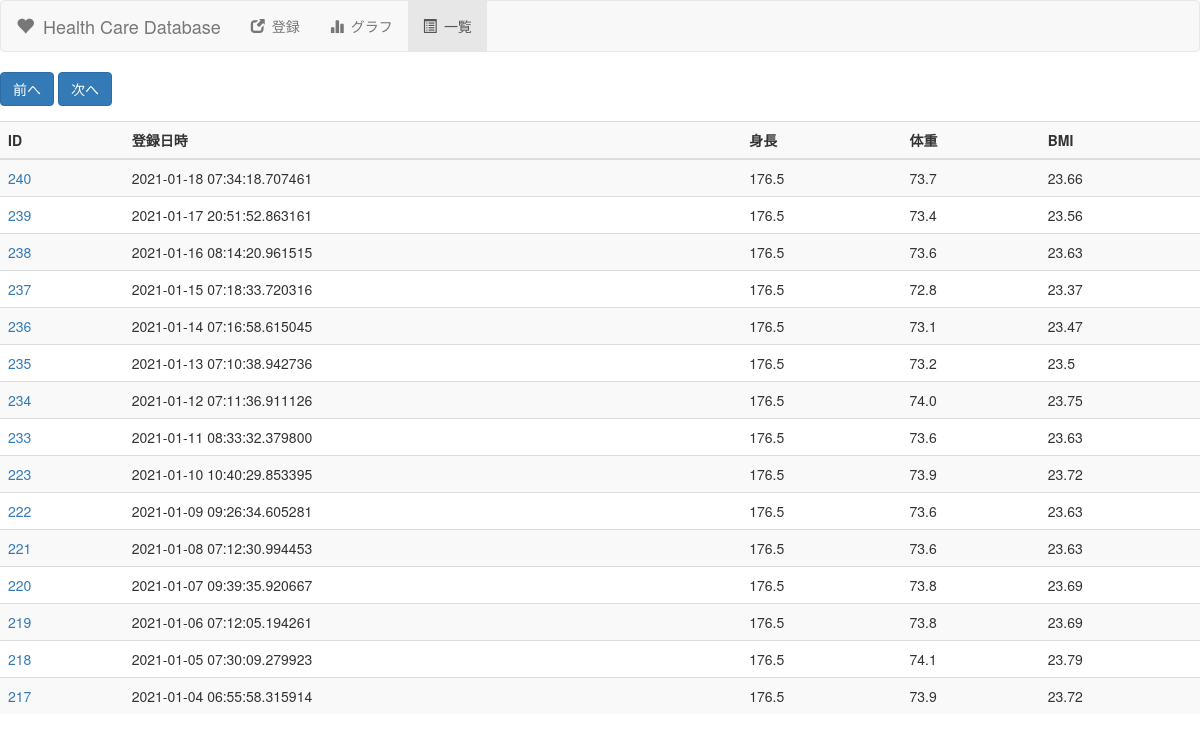
Before: / with the older database file.
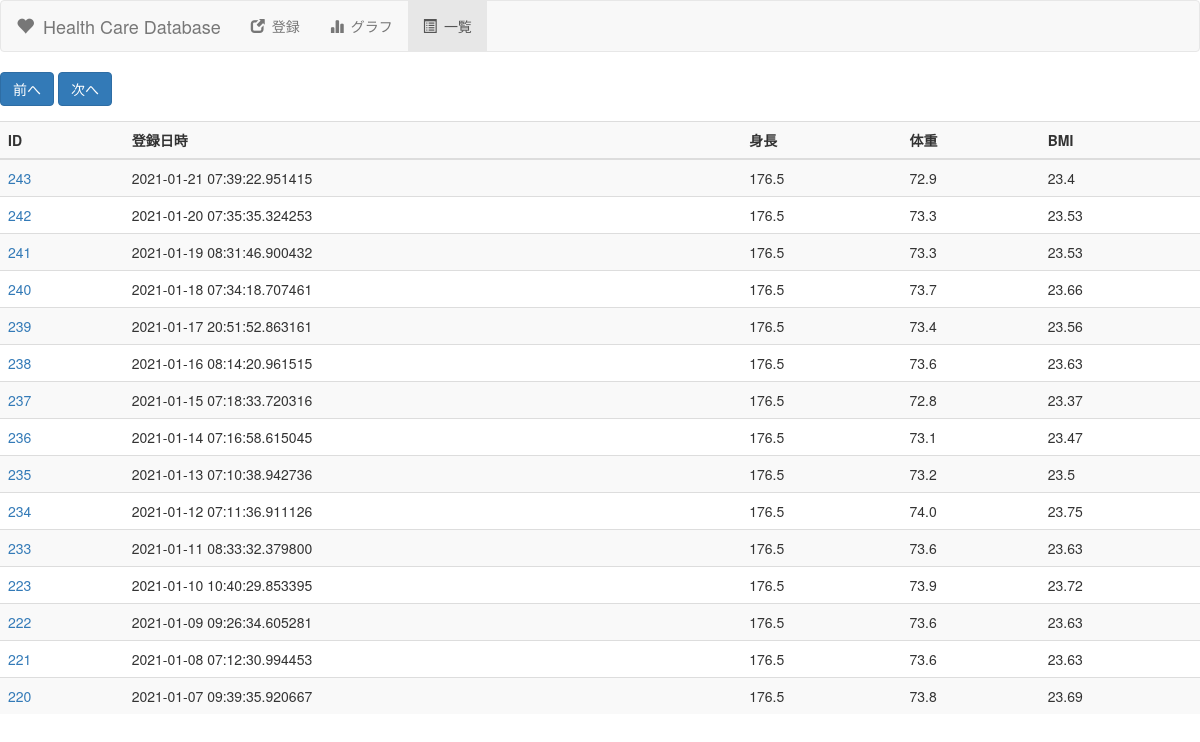
After: the same page with the newer database file.
### tables this page shows
CREATE TABLE health(
                          data_id INTEGER PRIMARY KEY AUTOINCREMENT
                        , regist_datetime TEXT
                        , height FLOAT
                        , weight FLOAT
                        , bmi FLOAT);

### web_health_manage.py (the view)
@app.route('/', methods=['GET'])
def get_index():
    return get_list()

### lib/com_db.py (called while the page is built)
    def select_range(self, limit, offset):
        conn = sqlite3.connect(self.db_file)
        curs = conn.cursor()
        select = '''SELECT
                          data_id
                        , regist_datetime
                        , height
                        , weight
                        , bmi
                    FROM
                        health
                    ORDER BY
                        regist_datetime DESC
                    LIMIT ?
                    OFFSET ?
                '''
        curs.execute(select, (limit, offset))
        rows = curs.fetchall()
        curs.close()
        list = []
        for row in rows:
            health = Health(row[0], row[1], row[2], row[3], row[4])
            list.append(health)
        conn.close()
        return list

### web_health_manage.py (called while the page is built, shortened)
@app.route('/list', methods=['GET','POST'])
def get_list():
    page = 1
    limit = 15
    offset = 0
    offset = page * limit - limit
    list = db_util.select_range(limit, offset)
    return render_template('web_health_list.html', list=list, page=page)

### templates/web_health_list.html (shortened to what this page needs)
<!DOCTYPE html>
<html lang="ja">
	<head>
		<link href="https://maxcdn.bootstrapcdn.com/bootstrap/3.3.1/css/bootstrap.min.css" rel="stylesheet">
	</head>
    <body>
        <nav class="navbar navbar-default">
            <div class="container-fluid">
                <div class="navbar-header">
                    <a class="navbar-brand" href="/list"><span class="glyphicon glyphicon-heart" aria-hidden="true"></span>&ensp;Health Care Database</a>
                </div>
                <div class="collapse navbar-collapse" id="navbarHealth">
                    <ul class="nav navbar-nav">
                        <li><a href="/new"><span class="glyphicon glyphicon-new-window" aria-hidden="true"></span>&ensp;登録</a></li>
                        <li><a href="/graph"><span class="glyphicon glyphicon-stats" aria-hidden="true"></span>&ensp;グラフ</a></li>
                        <li class="active"><a href="#"><span class="glyphicon glyphicon-list-alt" aria-hidden="true"></span>&ensp;一覧</a></li>
                    </ul>
                </div>
            </div>
        </nav>
        <div class="table-responsive">
            <form method="post" action="/list" id="form1">
                <div class="form-group mb-2 form-inline">
                    <button type="submit" class="btn btn-primary mb-2" onclick="changeRange('before')">前へ</button>
                    <button type="submit" class="btn btn-primary mb-2" onclick="changeRange('next')">次へ</button>
                </div>
            </form>
            <table class="table table-striped">
                <thread>
                    <tr>
                        <th>ID</th>
                        <th>登録日時</th>
                        <th>身長</th>
                        <th>体重</th>
                        <th>BMI</th>
                    </tr>
                </thread>
                <tbody>
                    {% for health in list %}
                    <tr>
                        <td><a href="/detail/{{ health.data_id }}">{{ health.data_id }}</a></td>
                        <td>{{ health.regist_datetime }}</td>
                        <td>{{ health.height }}</td>
                        <td>{{ health.weight }}</td>
                        <td>{{ health.bmi }}</td>
                    </tr>
                    {% else %}
                        <td>no entry exist!</td>
                    {% endfor %}
                </tbody>
            </table>
        </div>
    </body>
</html>

Changed rows visible on the page:
no longer on this page (row unchanged): health: data_id "219", regist_datetime "2021-01-06 07:12:05.194261", height "176.5", weight "73.8", bmi "23.69"
no longer on this page (row unchanged): health: data_id "218", regist_datetime "2021-01-05 07:30:09.279923", height "176.5", weight "74.1", bmi "23.79"
no longer on this page (row unchanged): health: data_id "217", regist_datetime "2021-01-04 06:55:58.315914", height "176.5", weight "73.9", bmi "23.72"
added health: data_id "243", regist_datetime "2021-01-21 07:39:22.951415", height "176.5", weight "72.9", bmi "23.4"
added health: data_id "242", regist_datetime "2021-01-20 07:35:35.324253", height "176.5", weight "73.3", bmi "23.53"
added health: data_id "241", regist_datetime "2021-01-19 08:31:46.900432", height "176.5", weight "73.3", bmi "23.53"
